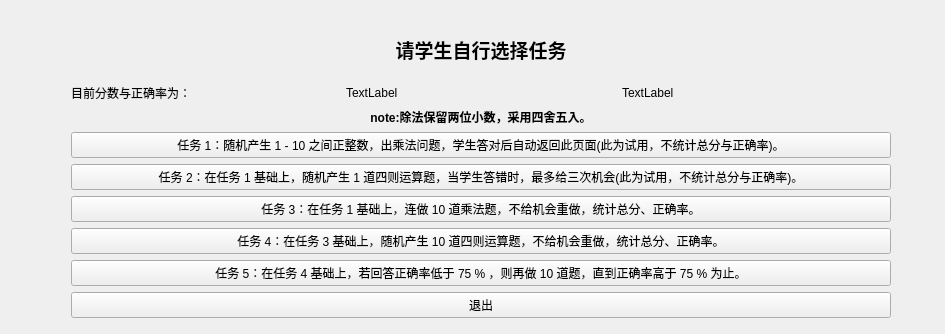
<?xml version="1.0" encoding="UTF-8"?>
<ui version="4.0">
 <class>student_work</class>
 <widget class="QWidget" name="student_work">
  <property name="geometry">
   <rect>
    <x>0</x>
    <y>0</y>
    <width>945</width>
    <height>334</height>
   </rect>
  </property>
  <property name="windowTitle">
   <string>Form</string>
  </property>
  <widget class="QWidget" name="layoutWidget">
   <property name="geometry">
    <rect>
     <x>71</x>
     <y>21</y>
     <width>820</width>
     <height>297</height>
    </rect>
   </property>
   <layout class="QVBoxLayout" name="verticalLayout_2">
    <item>
     <widget class="QLabel" name="label">
      <property name="text">
       <string>&lt;html&gt;&lt;head/&gt;&lt;body&gt;&lt;p align=&quot;center&quot;&gt;&lt;span style=&quot; font-size:14pt; font-weight:700;&quot;&gt;请学生自行选择任务&lt;/span&gt;&lt;/p&gt;&lt;/body&gt;&lt;/html&gt;</string>
      </property>
     </widget>
    </item>
    <item>
     <layout class="QVBoxLayout" name="verticalLayout">
      <item>
       <layout class="QHBoxLayout" name="horizontalLayout">
        <item>
         <widget class="QLabel" name="label_2">
          <property name="text">
           <string>目前分数与正确率为：</string>
          </property>
         </widget>
        </item>
        <item>
         <widget class="QLabel" name="scoreworklabel">
          <property name="text">
           <string>TextLabel</string>
          </property>
         </widget>
        </item>
        <item>
         <widget class="QLabel" name="rateworklabel">
          <property name="text">
           <string>TextLabel</string>
          </property>
         </widget>
        </item>
       </layout>
      </item>
      <item>
       <widget class="QLabel" name="label_3">
        <property name="text">
         <string>&lt;html&gt;&lt;head/&gt;&lt;body&gt;&lt;p align=&quot;center&quot;&gt;&lt;span style=&quot; font-weight:700;&quot;&gt;note:除法保留两位小数，采用四舍五入。&lt;/span&gt;&lt;/p&gt;&lt;/body&gt;&lt;/html&gt;</string>
        </property>
       </widget>
      </item>
      <item>
       <widget class="QPushButton" name="text_one_Button">
        <property name="maximumSize">
         <size>
          <width>16777215</width>
          <height>16777215</height>
         </size>
        </property>
        <property name="text">
         <string>任务 1：随机产生 1 - 10 之间正整数，出乘法问题，学生答对后自动返回此页面(此为试用，不统计总分与正确率)。</string>
        </property>
       </widget>
      </item>
      <item>
       <widget class="QPushButton" name="text_two_Button">
        <property name="maximumSize">
         <size>
          <width>16777215</width>
          <height>16777215</height>
         </size>
        </property>
        <property name="text">
         <string>任务 2：在任务 1 基础上，随机产生 1 道四则运算题，当学生答错时，最多给三次机会(此为试用，不统计总分与正确率)。</string>
        </property>
       </widget>
      </item>
      <item>
       <widget class="QPushButton" name="text_three_Button">
        <property name="maximumSize">
         <size>
          <width>16777215</width>
          <height>16777215</height>
         </size>
        </property>
        <property name="text">
         <string>任务 3：在任务 1 基础上，连做 10 道乘法题，不给机会重做，统计总分、正确率。</string>
        </property>
       </widget>
      </item>
      <item>
       <widget class="QPushButton" name="text_four_Button">
        <property name="maximumSize">
         <size>
          <width>16777215</width>
          <height>16777215</height>
         </size>
        </property>
        <property name="text">
         <string>任务 4：在任务 3 基础上，随机产生 10 道四则运算题，不给机会重做，统计总分、正确率。</string>
        </property>
       </widget>
      </item>
      <item>
       <widget class="QPushButton" name="text_five_Button">
        <property name="maximumSize">
         <size>
          <width>16777215</width>
          <height>16777215</height>
         </size>
        </property>
        <property name="text">
         <string>任务 5：在任务 4 基础上，若回答正确率低于 75 % ，则再做 10 道题，直到正确率高于 75 % 为止。</string>
        </property>
       </widget>
      </item>
      <item>
       <widget class="QPushButton" name="backButton">
        <property name="text">
         <string>退出</string>
        </property>
       </widget>
      </item>
     </layout>
    </item>
   </layout>
  </widget>
 </widget>
 <resources/>
 <connections/>
</ui>
